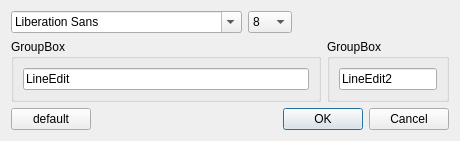
<?xml version="1.0" encoding="UTF-8"?>
<ui version="4.0">
 <class>CDialog</class>
 <widget class="QDialog" name="CDialog">
  <property name="geometry">
   <rect>
    <x>0</x>
    <y>0</y>
    <width>460</width>
    <height>129</height>
   </rect>
  </property>
  <property name="windowTitle">
   <string>Dialog</string>
  </property>
  <layout class="QGridLayout" name="gridLayout_2">
   <item row="3" column="0" colspan="2">
    <layout class="QHBoxLayout" name="horizontalLayout_2">
     <item>
      <widget class="QPushButton" name="btnDefault">
       <property name="text">
        <string>default</string>
       </property>
      </widget>
     </item>
     <item>
      <spacer name="horizontalSpacer_2">
       <property name="orientation">
        <enum>Qt::Horizontal</enum>
       </property>
       <property name="sizeHint" stdset="0">
        <size>
         <width>40</width>
         <height>20</height>
        </size>
       </property>
      </spacer>
     </item>
     <item>
      <widget class="QDialogButtonBox" name="buttonBox">
       <property name="orientation">
        <enum>Qt::Horizontal</enum>
       </property>
       <property name="standardButtons">
        <set>QDialogButtonBox::Cancel|QDialogButtonBox::Ok</set>
       </property>
      </widget>
     </item>
    </layout>
   </item>
   <item row="1" column="0">
    <widget class="QGroupBox" name="groupBox">
     <property name="title">
      <string>GroupBox</string>
     </property>
     <layout class="QHBoxLayout" name="horizontalLayout_3">
      <item>
       <widget class="QLineEdit" name="lineEdit">
        <property name="text">
         <string>LineEdit</string>
        </property>
       </widget>
      </item>
     </layout>
    </widget>
   </item>
   <item row="1" column="1">
    <widget class="QGroupBox" name="groupBox_2">
     <property name="title">
      <string>GroupBox</string>
     </property>
     <layout class="QHBoxLayout" name="horizontalLayout_4">
      <item>
       <widget class="QLineEdit" name="lineEdit_2">
        <property name="text">
         <string>LineEdit2</string>
        </property>
       </widget>
      </item>
     </layout>
    </widget>
   </item>
   <item row="0" column="0">
    <layout class="QHBoxLayout" name="horizontalLayout">
     <item>
      <widget class="QFontComboBox" name="fontComboBox"/>
     </item>
     <item>
      <widget class="QComboBox" name="cbFontSize">
       <item>
        <property name="text">
         <string>8</string>
        </property>
       </item>
       <item>
        <property name="text">
         <string>10</string>
        </property>
       </item>
       <item>
        <property name="text">
         <string>12</string>
        </property>
       </item>
       <item>
        <property name="text">
         <string>16</string>
        </property>
       </item>
       <item>
        <property name="text">
         <string>24</string>
        </property>
       </item>
       <item>
        <property name="text">
         <string>32</string>
        </property>
       </item>
       <item>
        <property name="text">
         <string>64</string>
        </property>
       </item>
      </widget>
     </item>
     <item>
      <spacer name="horizontalSpacer">
       <property name="orientation">
        <enum>Qt::Horizontal</enum>
       </property>
       <property name="sizeHint" stdset="0">
        <size>
         <width>40</width>
         <height>20</height>
        </size>
       </property>
      </spacer>
     </item>
    </layout>
   </item>
  </layout>
 </widget>
 <resources/>
 <connections>
  <connection>
   <sender>buttonBox</sender>
   <signal>accepted()</signal>
   <receiver>CDialog</receiver>
   <slot>accept()</slot>
   <hints>
    <hint type="sourcelabel">
     <x>248</x>
     <y>254</y>
    </hint>
    <hint type="destinationlabel">
     <x>157</x>
     <y>274</y>
    </hint>
   </hints>
  </connection>
  <connection>
   <sender>buttonBox</sender>
   <signal>rejected()</signal>
   <receiver>CDialog</receiver>
   <slot>reject()</slot>
   <hints>
    <hint type="sourcelabel">
     <x>316</x>
     <y>260</y>
    </hint>
    <hint type="destinationlabel">
     <x>286</x>
     <y>274</y>
    </hint>
   </hints>
  </connection>
 </connections>
</ui>
